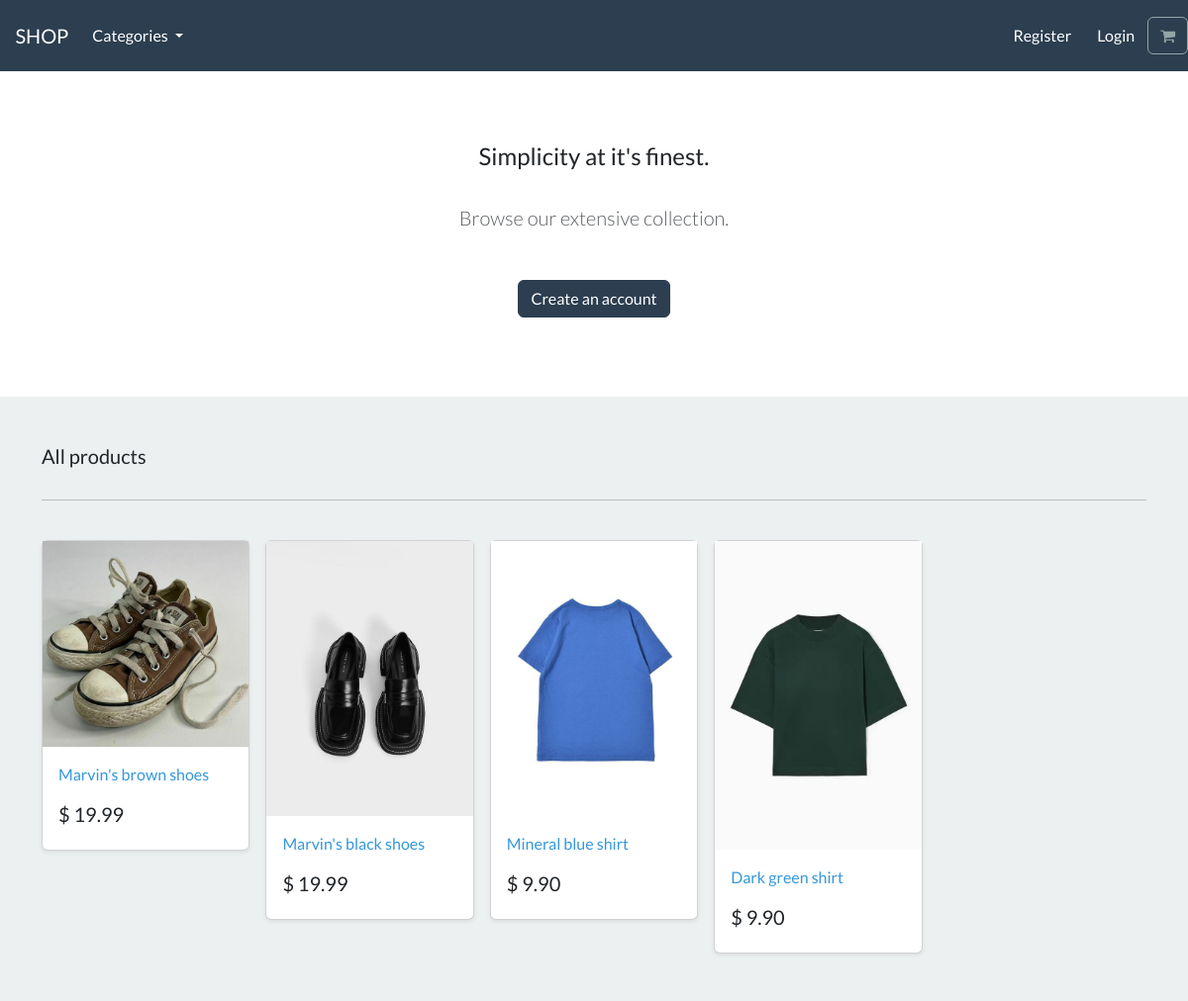
The page / on the database its author committed.
### store/models.py (models this page shows, shortened)
class Product(models.Model):
    category = models.ForeignKey(Category, related_name='product', on_delete=models.CASCADE, null=True)
    title = models.CharField(max_length=250)
    brand = models.CharField(max_length=250, default='un-branded')
    description = models.TextField(blank=True)
    slug = models.SlugField(max_length=255)
    price = models.DecimalField(max_digits=4, decimal_places=2)
    image = models.ImageField(upload_to='images/')
    class Meta:
        verbose_name_plural = 'products'
    def get_absolute_url(self):
        return reverse('product-info', args=[self.slug])

### store/views.py (the view)
# urls.py: path('', include('store.urls')),
def store(request):
    all_products = Product.objects.all()
    context = {'my_products': all_products}
    return render(request, 'store/store.html', context)

### cart/context_processors.py (called while the page is built)
def cart(request):
    return {'cart': Cart(request)}

### store/models.py (called while the page is built)
    def get_absolute_url(self):
        return reverse('list-category', args=[self.slug])

### store/views.py (called while the page is built)
def categories(request):
    all_categories = Category.objects.all()
    return {'all_categories': all_categories}

### store/templates/store/store.html
{% extends "./base.html" %}
{% load static %}
{% block content %}
    <section class="py-4 text-center container">
        <div class="row py-lg-5">
            <div class="col-lg-6 col-md-8 mx-auto">
                <h4> Simplicity at it's finest. </h4>
                <br>
                <p class="lead text-muted">
                Browse our extensive collection.
                </p>
                <br>
                <a href="#" class="btn btn-primary my-2"> Create an account </a>
            </div>
        </div>
    </section>
    <div class="album py-5 bg-light">
        <div class="container">
          <div class="pb-3 h5"> All products </div>
          <hr>
          <br>
          <div class="row row-cols-1 row-cols-sm-2 row-cols-md-5 g-3">
              {% for product in my_products %}
                <div class="col">
                  <div class="card shadow-sm">
                    <img class="img-fluid" alt="Responsive image" src="{{ product.image.url }}">
                    <div class="card-body">
                      <p class="card-text">
                        <a class="text-info text-decoration-none" href="{{ product.get_absolute_url }}"> {{ product.title | capfirst }} </a>
                      </p>
                      <div class="d-flex justify-content-between align-items-center">
                        <h5> $ {{ product.price }} </h5>
                      </div>
                    </div>
                  </div>
                </div>
              {% endfor %}
          </div>
        </div>
      </div>
{% endblock %}

### rows shown on the page
Product: image (picture), title "Marvin's brown shoes", price "19.99"
Product: image (picture), title "Marvin's black shoes", price "19.99"
Product: image (picture), title "Mineral blue shirt", price "9.90"
Product: image (picture), title "Dark green shirt", price "9.90"
